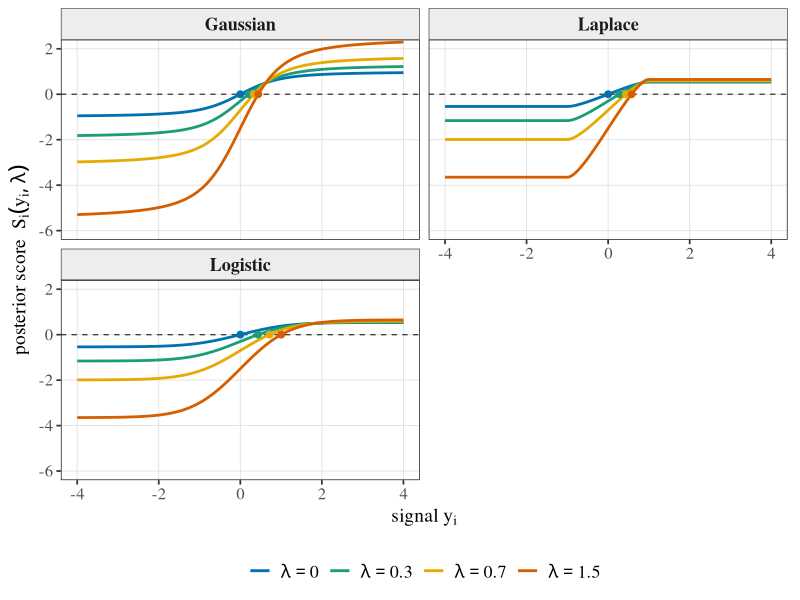

Write R code to recreate this figure. (Note: this script raises an error after producing the figure.)
# ================================================================
# EXPERIMENT 1
# Posterior-score panel across four privacy channels
#
# Optimal Binary Mechanism under Locally Private Signals
#
# The script plots the deterministic single-signal posterior score
#
#     S_i(y, lambda)
#       = E[X_i | Y_i = y]
#         + lambda E[J(X_i) | Y_i = y]
#
# under
#
#     X_i ~ Uniform[-1,1].
#
# For a Uniform[a,b] prior,
#
#     J(x) = x - (1 - F(x))/f(x) = 2x - b.
#
# With a = -1 and b = 1,
#
#     J(x) = 2x - 1.
#
# CHANNELS
#
#   1. Gaussian:
#          Y = X + N(0, 0.4^2).
#
#   2. Laplace:
#          Y = X + Laplace(0, 0.5).
#
#   3. Logistic:
#          Y = X + Logistic(0, 0.5).
#
# INTERPRETATION
#
#   * The Gaussian and logistic channels have strictly
#     increasing likelihood ratios and therefore strictly increasing
#     posterior expectations of increasing functions.
#
#   * The Laplace channel has weak MLRP. Once y >= 1 or y <= -1,
#     the posterior is exactly independent of y, so the score has
#     exactly flat global tails.
#
# OUTPUT
#
#   figures/fig_exp1_posterior_score_panel.pdf
#   tables/exp1_posterior_score_curves.csv
#   tables/exp1_zero_crossings.csv
#   tables/exp1_sanity_report.csv
#
# Run from top to bottom.
# ================================================================


rm(list = ls())


# ================================================================
# 0. USER OPTIONS
# ================================================================

SHOW_TITLE <- FALSE

out_dir <- paste0(
  "/Users/behroozmoosavi/Desktop/privacy/codes/",
  "R_codes/experiment/exp1"
)

fig_dir  <- file.path(out_dir, "figures")
data_dir <- file.path(out_dir, "tables")

for (d in c(out_dir, fig_dir, data_dir)) {
  if (!dir.exists(d)) {
    dir.create(
      d,
      recursive = TRUE
    )
  }
}


# ================================================================
# 1. PACKAGES
# ================================================================

packages <- c(
  "ggplot2",
  "dplyr",
  "tidyr",
  "tibble"
)

for (pkg in packages) {
  if (!requireNamespace(pkg, quietly = TRUE)) {
    install.packages(
      pkg,
      repos = "https://cloud.r-project.org"
    )
  }
}

library(ggplot2)
library(dplyr)
library(tidyr)
library(tibble)


# ================================================================
# 2. PLOT THEME AND SAVE FUNCTION
# ================================================================

theme_paper <- function(base_size = 13) {
  theme_bw(
    base_size = base_size,
    base_family = "serif"
  ) +
    theme(
      plot.title = element_text(
        face = "bold",
        size = base_size + 2,
        hjust = 0.5
      ),
      plot.subtitle = element_text(
        size = base_size,
        hjust = 0.5
      ),
      axis.title = element_text(
        size = base_size + 1
      ),
      axis.text = element_text(
        size = base_size - 1
      ),
      legend.position = "bottom",
      legend.title = element_blank(),
      legend.text = element_text(
        size = base_size
      ),
      panel.grid.major = element_line(
        color = "gray88",
        linewidth = 0.30
      ),
      panel.grid.minor = element_blank(),
      strip.text = element_text(
        face = "bold",
        size = base_size
      ),
      strip.background = element_rect(
        fill = "gray93",
        color = "black",
        linewidth = 0.35
      ),
      panel.border = element_rect(
        color = "black",
        linewidth = 0.45
      ),
      plot.margin = margin(
        6,
        9,
        6,
        6
      )
    )
}


save_figure <- function(
    plot_object,
    filename_base,
    width = 7.6,
    height = 6.4
) {
  output_file <- file.path(
    fig_dir,
    paste0(
      filename_base,
      ".pdf"
    )
  )
  
  ggsave(
    filename = output_file,
    plot = plot_object,
    width = width,
    height = height,
    units = "in",
    device = cairo_pdf,
    bg = "white"
  )
  
  invisible(
    output_file
  )
}


# ================================================================
# 3. PRIOR AND VIRTUAL VALUE
# ================================================================

x_lower <- -1
x_upper <-  1

prior_density <- function(x) {
  ifelse(
    x >= x_lower &
      x <= x_upper,
    1 / (x_upper - x_lower),
    0
  )
}


virtual_value <- function(x) {
  2 * x -
    x_upper
}


# ================================================================
# 4. CHANNEL PARAMETERS
# ================================================================

gaussian_sd <- 0.40

laplace_scale <- 0.50
logistic_scale <- 0.50


channels <- c(
  "Gaussian",
  "Laplace",
  "Logistic"
)


channel_display_names <- c(
  "Gaussian",
  "Laplace",
  "Logistic"
)


# ================================================================
# 5. CONDITIONAL LOG-DENSITIES
#
# Log-densities are used rather than densities to improve numerical
# stability in the signal tails.
# ================================================================

log_kernel_gaussian <- function(
    y,
    x
) {
  dnorm(
    y,
    mean = x,
    sd = gaussian_sd,
    log = TRUE
  )
}


log_kernel_laplace <- function(
    y,
    x
) {
  -log(
    2 *
      laplace_scale
  ) -
    abs(
      y -
        x
    ) /
    laplace_scale
}


log_kernel_logistic <- function(
    y,
    x
) {
  dlogis(
    y -
      x,
    location = 0,
    scale = logistic_scale,
    log = TRUE
  )
}


get_log_kernel <- function(channel) {
  switch(
    channel,
    "Gaussian" =
      log_kernel_gaussian,
    "Laplace" =
      log_kernel_laplace,
    "Logistic" =
      log_kernel_logistic,
    stop(
      paste(
        "Unknown channel:",
        channel
      )
    )
  )
}


# ================================================================
# 6. STABLE POSTERIOR MOMENTS
# ================================================================

posterior_moments <- function(
    signal_grid,
    channel,
    type_grid
) {
  dx <- type_grid[2] -
    type_grid[1]
  
  prior_values <- prior_density(
    type_grid
  )
  
  virtual_values <- virtual_value(
    type_grid
  )
  
  log_kernel <- get_log_kernel(
    channel
  )
  
  rows <- lapply(
    signal_grid,
    function(y) {
      log_weights <- log_kernel(
        y,
        type_grid
      )
      
      positive_prior <- prior_values > 0
      
      log_weights[positive_prior] <-
        log_weights[positive_prior] +
        log(
          prior_values[positive_prior]
        )
      
      log_weights[!positive_prior] <-
        -Inf
      
      maximum_log_weight <- max(
        log_weights
      )
      
      if (!is.finite(maximum_log_weight)) {
        return(
          data.frame(
            y = y,
            xhat = NA_real_,
            Jhat = NA_real_
          )
        )
      }
      
      stabilized_weights <- exp(
        log_weights -
          maximum_log_weight
      )
      
      denominator <- sum(
        stabilized_weights
      ) *
        dx
      
      if (
        !is.finite(denominator) ||
        denominator <= .Machine$double.eps
      ) {
        return(
          data.frame(
            y = y,
            xhat = NA_real_,
            Jhat = NA_real_
          )
        )
      }
      
      posterior_x <- sum(
        type_grid *
          stabilized_weights
      ) *
        dx /
        denominator
      
      posterior_J <- sum(
        virtual_values *
          stabilized_weights
      ) *
        dx /
        denominator
      
      data.frame(
        y = y,
        xhat = posterior_x,
        Jhat = posterior_J
      )
    }
  )
  
  bind_rows(
    rows
  )
}


# ================================================================
# 7. GRIDS AND MULTIPLIERS
# ================================================================

type_grid <- seq(
  x_lower,
  x_upper,
  length.out = 5001
)

# The range [-4,4] displays the exact Laplace plateaus and gives
# a clear view of the logistic limiting behavior.
signal_grid <- seq(
  -4,
  4,
  length.out = 2001
)

lambda_grid <- c(
  0,
  0.3,
  0.7,
  1.5
)


# ================================================================
# 8. BUILD POSTERIOR-SCORE CURVES
# ================================================================

build_channel_scores <- function(channel) {
  posterior_table <- posterior_moments(
    signal_grid = signal_grid,
    channel = channel,
    type_grid = type_grid
  )
  
  expand_grid(
    y = posterior_table$y,
    lambda = lambda_grid
  ) %>%
    left_join(
      posterior_table,
      by = "y"
    ) %>%
    mutate(
      score =
        xhat +
        lambda *
        Jhat,
      lambda_factor = factor(
        lambda,
        levels = lambda_grid
      ),
      channel = channel
    )
}


score_data <- bind_rows(
  lapply(
    channels,
    build_channel_scores
  )
) %>%
  mutate(
    channel = factor(
      channel,
      levels = channels,
      labels = channel_display_names
    )
  )


# ================================================================
# 9. ZERO-CROSSING FUNCTION
# ================================================================

find_first_zero_crossing <- function(
    y,
    score,
    tolerance = 1e-12
) {
  valid <- is.finite(y) &
    is.finite(score)
  
  y <- y[valid]
  score <- score[valid]
  
  ordering <- order(
    y
  )
  
  y <- y[ordering]
  score <- score[ordering]
  
  exact_zero <- which(
    abs(score) <= tolerance
  )
  
  if (length(exact_zero) > 0) {
    return(
      y[exact_zero[1]]
    )
  }
  
  sign_change <- which(
    score[-length(score)] *
      score[-1] <
      0
  )
  
  if (length(sign_change) == 0) {
    return(
      NA_real_
    )
  }
  
  index <- sign_change[1]
  
  y_left <- y[index]
  y_right <- y[index + 1]
  
  score_left <- score[index]
  score_right <- score[index + 1]
  
  y_left -
    score_left *
    (
      y_right -
        y_left
    ) /
    (
      score_right -
        score_left
    )
}


zero_crossings <- score_data %>%
  group_by(
    channel,
    lambda_factor,
    lambda
  ) %>%
  summarize(
    zero_y = find_first_zero_crossing(
      y,
      score
    ),
    zero_score = 0,
    .groups = "drop"
  )


# ================================================================
# 10. ANALYTIC TAIL REFERENCES
# ================================================================

# ------------------------------------------------
# Laplace and logistic right-tail limit
#
# For either additive family with scale s,
#
#     p(x | y -> +infinity)
#       proportional to exp(x/s) f(x).
#
# Under Uniform[-1,1],
#
#     E[X | y -> +infinity]
#       = coth(1/s) - s.
#
# The left-tail limit is its negative.
# ------------------------------------------------

exponential_tilt_mean <- function(scale) {
  theta <- 1 /
    scale
  
  1 /
    tanh(theta) -
    1 /
    theta
}


laplace_right_x_limit <- exponential_tilt_mean(
  laplace_scale
)

laplace_left_x_limit <- -laplace_right_x_limit

logistic_right_x_limit <- exponential_tilt_mean(
  logistic_scale
)

logistic_left_x_limit <- -logistic_right_x_limit


# ------------------------------------------------
# Gaussian tail limit
#
# For the additive Gaussian channel Y = X + N(0, sigma^2) the
# conditional mean E[Y | X = x] = x is strictly increasing in x,
# so as y -> +/- infinity the posterior concentrates at the
# corresponding support endpoint.
# ------------------------------------------------

gaussian_right_x_limit <- x_upper
gaussian_left_x_limit  <- x_lower


tail_reference <- function(
    channel,
    lambda
) {
  x_right <- switch(
    channel,
    "Gaussian" =
      gaussian_right_x_limit,
    "Laplace" =
      laplace_right_x_limit,
    "Logistic" =
      logistic_right_x_limit
  )
  
  x_left <- switch(
    channel,
    "Gaussian" =
      gaussian_left_x_limit,
    "Laplace" =
      laplace_left_x_limit,
    "Logistic" =
      logistic_left_x_limit
  )
  
  J_right <- virtual_value(
    x_right
  )
  
  J_left <- virtual_value(
    x_left
  )
  
  data.frame(
    theoretical_xhat_left = x_left,
    theoretical_xhat_right = x_right,
    theoretical_score_left =
      x_left +
      lambda *
      J_left,
    theoretical_score_right =
      x_right +
      lambda *
      J_right
  )
}


# ================================================================
# 11. SANITY REPORT
# ================================================================

sanity_report <- score_data %>%
  group_by(
    channel,
    lambda
  ) %>%
  summarize(
    numerical_y_left = min(
      y
    ),
    numerical_y_right = max(
      y
    ),
    numerical_xhat_left =
      xhat[which.min(y)],
    numerical_xhat_right =
      xhat[which.max(y)],
    numerical_score_left =
      score[which.min(y)],
    numerical_score_right =
      score[which.max(y)],
    minimum_score_increment =
      min(
        diff(
          score[order(y)]
        ),
        na.rm = TRUE
      ),
    monotone_increasing =
      minimum_score_increment >=
      -1e-8,
    .groups = "drop"
  )


reference_rows <- bind_rows(
  lapply(
    seq_len(
      nrow(sanity_report)
    ),
    function(index) {
      tail_reference(
        channel = as.character(
          sanity_report$channel[index]
        ),
        lambda = sanity_report$lambda[index]
      )
    }
  )
)


sanity_report <- bind_cols(
  sanity_report,
  reference_rows
) %>%
  mutate(
    left_score_error =
      numerical_score_left -
      theoretical_score_left,
    right_score_error =
      numerical_score_right -
      theoretical_score_right
  )


cat(
  "\n============================================================\n"
)

cat(
  "EXPERIMENT 1 SANITY REPORT\n"
)

cat(
  "============================================================\n\n"
)

print(
  as.data.frame(
    sanity_report
  ),
  digits = 5,
  row.names = FALSE
)


cat(
  "\nAnalytic posterior-mean tail limits:\n"
)

cat(
  sprintf(
    "  Gaussian:  left = %.6f, right = %.6f\n",
    gaussian_left_x_limit,
    gaussian_right_x_limit
  )
)

cat(
  sprintf(
    "  Laplace:          left = %.6f, right = %.6f\n",
    laplace_left_x_limit,
    laplace_right_x_limit
  )
)

cat(
  sprintf(
    "  Logistic:         left = %.6f, right = %.6f\n",
    logistic_left_x_limit,
    logistic_right_x_limit
  )
)


cat(
  paste0(
    "\nInterpretation:\n",
    "  * Laplace is exactly flat for y <= -1 and y >= 1.\n",
    "  * Logistic remains strictly increasing at every finite y,\n",
    "    but converges to the same exponentially tilted limits as\n",
    "    Laplace when the two scales are equal.\n",
    "  * Gaussian approaches the endpoint types as |y| grows.\n\n"
  )
)


# ================================================================
# 12. FIGURE
# ================================================================

lambda_colors <- c(
  "0"   = "#0072B2",
  "0.3" = "#1B9E77",
  "0.7" = "#E6AB02",
  "1.5" = "#D55E00"
)


lambda_labels <- c(
  expression(lambda == 0),
  expression(lambda == 0.3),
  expression(lambda == 0.7),
  expression(lambda == 1.5)
)


score_plot <- ggplot(
  score_data,
  aes(
    x = y,
    y = score,
    color = lambda_factor
  )
) +
  geom_hline(
    yintercept = 0,
    linetype = "dashed",
    color = "gray25",
    linewidth = 0.45
  ) +
  geom_line(
    linewidth = 0.95
  ) +
  geom_point(
    data = zero_crossings,
    aes(
      x = zero_y,
      y = zero_score,
      color = lambda_factor
    ),
    size = 2,
    show.legend = FALSE,
    na.rm = TRUE
  ) +
  facet_wrap(
    ~ channel,
    ncol = 2
  ) +
  scale_color_manual(
    values = lambda_colors,
    labels = lambda_labels
  ) +
  coord_cartesian(
    xlim = c(
      -4,
      4
    ),
    ylim = c(
      -6,
      2
    )
  ) +
  labs(
    x = expression(
      "signal " *
        y[i]
    ),
    y = expression(
      "posterior score  " *
        S[i](
          y[i],
          lambda
        )
    )
  ) +
  theme_paper()


if (SHOW_TITLE) {
  score_plot <- score_plot +
    labs(
      title = "Posterior scores across privacy channels"
    )
}


save_figure(
  plot_object = score_plot,
  filename_base = "fig_exp1_posterior_score_panel",
  width = 7.6,
  height = 6.4
)


# ================================================================
# 13. SAVE TABLES
# ================================================================

write.csv(
  score_data %>%
    select(
      channel,
      lambda,
      y,
      xhat,
      Jhat,
      score
    ) %>%
    arrange(
      channel,
      lambda,
      y
    ),
  file.path(
    data_dir,
    "exp1_posterior_score_curves.csv"
  ),
  row.names = FALSE
)


write.csv(
  zero_crossings %>%
    select(
      channel,
      lambda,
      zero_y
    ) %>%
    mutate(
      zero_y = round(
        zero_y,
        6
      )
    ) %>%
    arrange(
      channel,
      lambda
    ),
  file.path(
    data_dir,
    "exp1_zero_crossings.csv"
  ),
  row.names = FALSE
)


write.csv(
  sanity_report,
  file.path(
    data_dir,
    "exp1_sanity_report.csv"
  ),
  row.names = FALSE
)


# ================================================================
# 14. COMPLETION REPORT
# ================================================================

cat(
  "\nZero crossings (pivotal signals):\n"
)

print(
  zero_crossings %>%
    select(
      channel,
      lambda,
      zero_y
    ) %>%
    arrange(
      channel,
      lambda
    ) %>%
    as.data.frame(),
  digits = 5,
  row.names = FALSE
)


cat(
  "\nFigure written to:\n  ",
  file.path(
    fig_dir,
    "fig_exp1_posterior_score_panel.pdf"
  ),
  "\n",
  sep = ""
)


cat(
  "Tables written to:\n  ",
  data_dir,
  "\n",
  sep = ""
)
